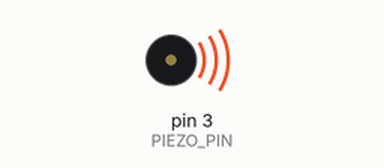
This sketch was run on a simulated Arduino Uno, built with avr-gcc and run on an emulated ATmega328P. Shown: buzzer (waves = sounding).

Above: at 0.5 s.
Timing chart, 0 to 4.6 s (numbered marks = the images above):
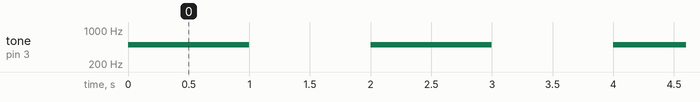

Measured:
- by itself, tone on pin 3 (PIEZO_PIN): alternates 500 Hz for 1.0 s and silent for 1.0 s

The sketch:

Ex5PiezoBuzzer.ino
```cpp
/*
 * Makes a piezo buzzer fire on and off.
*/

// Pin of the piezo buzzer
const int PIEZO_PIN = 3;

// Frequency of the piezo buzzer when it fires
const int BUZZ_FREQ = 500;

// Delay between the firing of the peizo buzzer, in millis
const int BUZZ_DELAY = 1000;

void setup() {
  // Setup piezo pin as output...
  pinMode(PIEZO_PIN, OUTPUT);
}

void loop() {
  // Make the piezo pin fire
  tone(PIEZO_PIN, BUZZ_FREQ, BUZZ_DELAY);
  // Wait 2 times the delay, since tone does not wait for the given delay time.
  delay(BUZZ_DELAY * 2);
}
```
